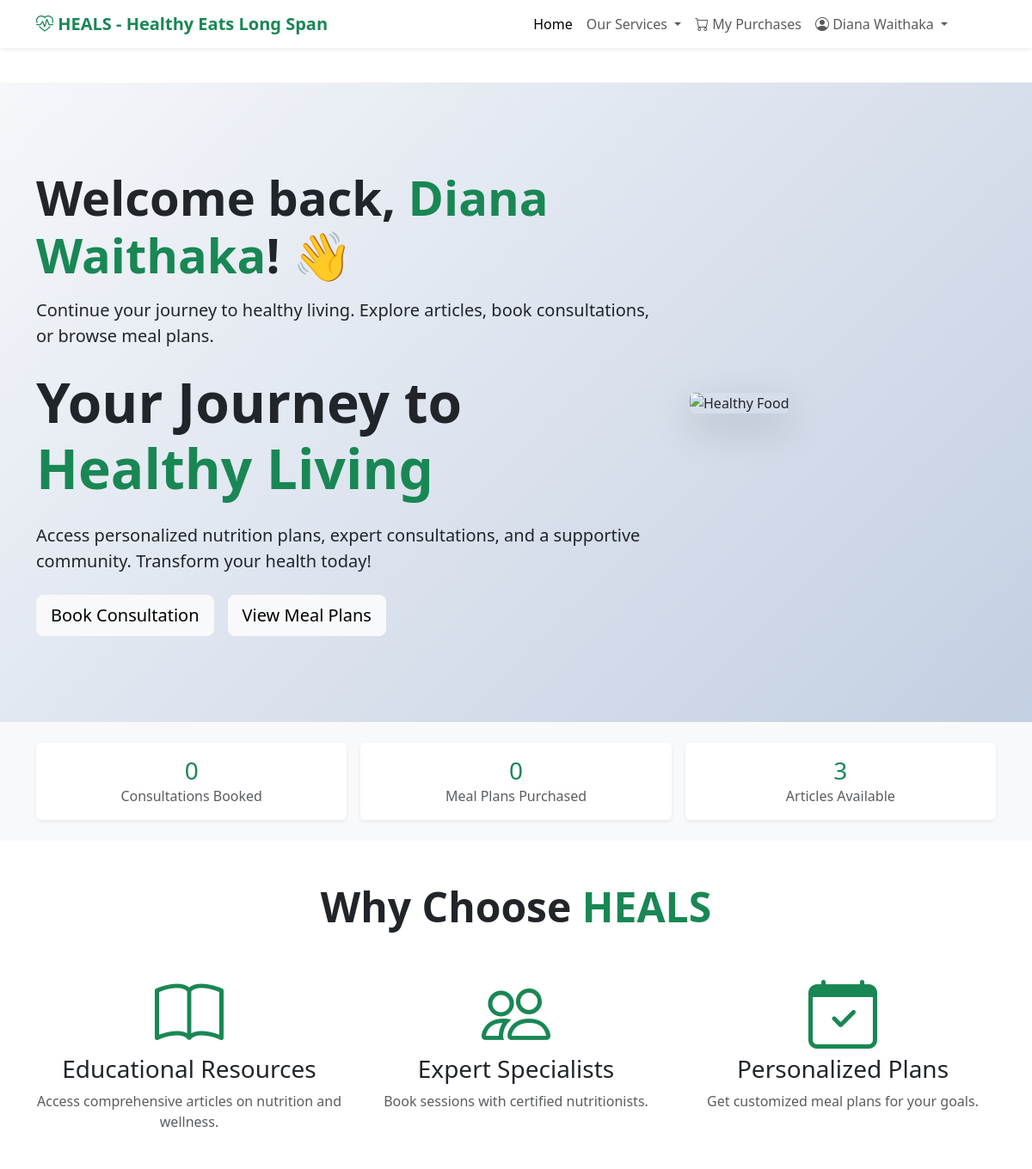
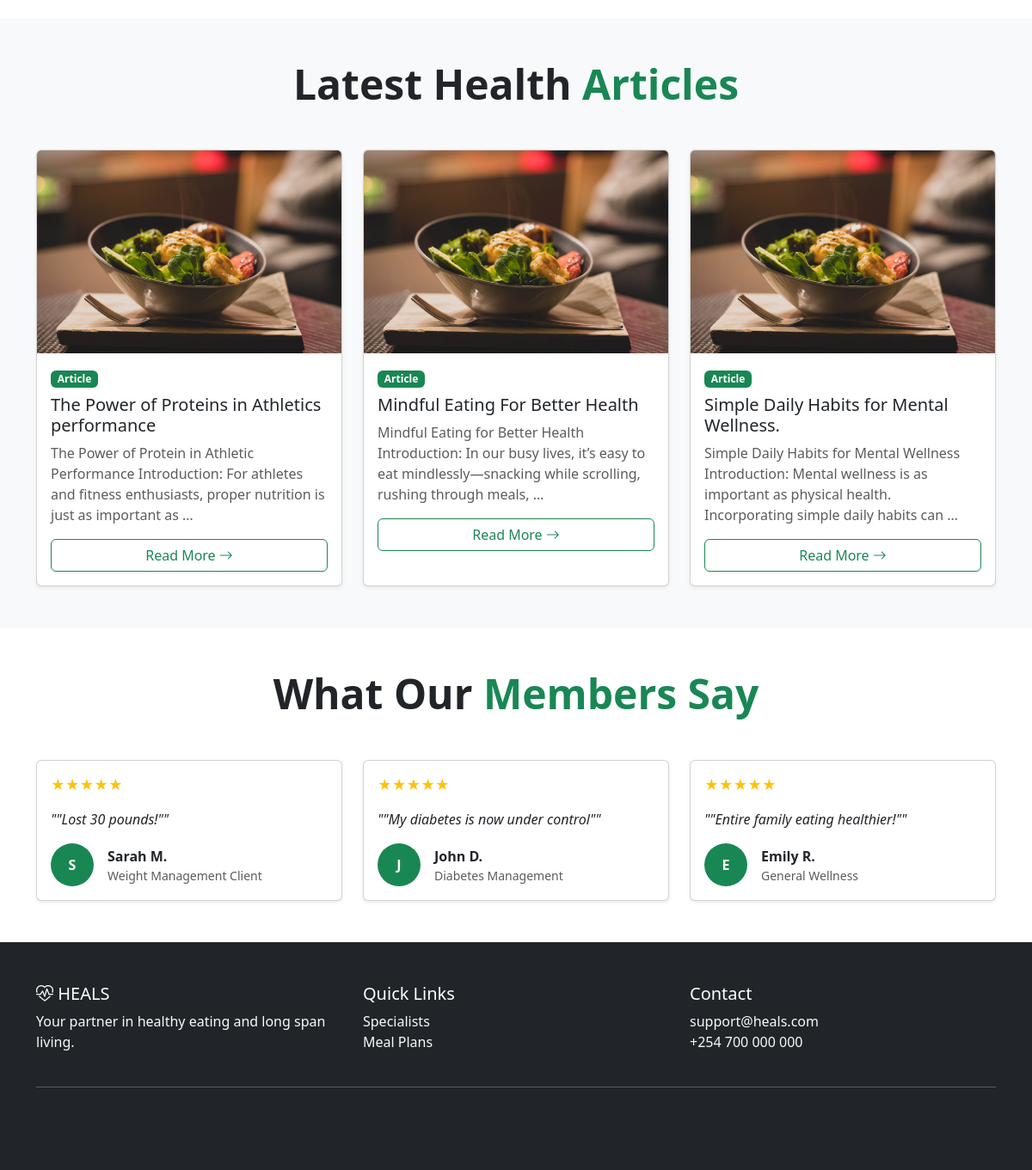
Screenshot of / (signed in) with the database file from the repository (2 pictures, top to bottom).
### core/models.py (models this page shows, shortened)
class Article(models.Model):
    title = models.CharField(max_length=200)
    content = models.TextField()
    category = models.CharField(max_length=100)
    image = models.ImageField(upload_to='articles/', null=True, blank=True)
    created_at = models.DateTimeField(auto_now_add=True)

class Testimonial(models.Model):
    name = models.CharField(max_length=200)
    role = models.CharField(max_length=200)
    content = models.TextField()
    rating = models.IntegerField(default=5)
    photo = models.ImageField(upload_to='testimonials/', null=True, blank=True)

### core/views.py (the view)
# urls.py: path('', views.home, name='home'),
def home(request):
    if not request.user.is_authenticated:
        return redirect('login')
    context = {
        'articles': Article.objects.all()[:6],
        'testimonials': Testimonial.objects.all()[:3],
        'user_bookings_count': 0,    # Will always show 0 initially
        'user_purchases_count': 0,   # Will always show 0 initially
        'total_articles': Article.objects.count(),  # Real count of articles
    }
    return render(request, 'home_authenticated.html', context)

### core/templates/home_authenticated.html (shortened to what this page needs)
<!DOCTYPE html>
{% load static %}
<html lang="en">
<head>
    <link href="https://cdn.jsdelivr.net/npm/bootstrap@5.3.2/dist/css/bootstrap.min.css" rel="stylesheet">
    <link rel="stylesheet" href="https://cdn.jsdelivr.net/npm/bootstrap-icons@1.11.1/font/bootstrap-icons.css">
</head>
<body>
    <nav class="navbar navbar-expand-lg navbar-light bg-white shadow-sm sticky-top">
        <div class="container">
            <a class="navbar-brand fw-bold text-success" href="{% url 'home' %}">
                <i class="bi bi-heart-pulse"></i> HEALS - Healthy Eats Long Span
            </a>
            <div class="collapse navbar-collapse" id="navbarNav">
                <ul class="navbar-nav ms-auto me-5">
                    <li class="nav-item"><a class="nav-link active" href="{% url 'home' %}">Home</a></li>
                    <li class="nav-item dropdown">
                        <a class="nav-link dropdown-toggle" href="#" id="servicesDropdown" role="button" data-bs-toggle="dropdown">
                            Our Services
                        </a>
                    </li>
                    <li class="nav-item"><a class="nav-link" href="{% url 'my_purchases' %}"><i class="bi bi-cart"></i> My Purchases</a></li>
                    <li class="nav-item dropdown">
                        <a class="nav-link dropdown-toggle" href="#" id="userDropdown" role="button" data-bs-toggle="dropdown">
                            <i class="bi bi-person-circle"></i> {{ user.get_full_name|default:user.username }}
                        </a>
                    </li>
                </ul>
            </div>
        </div>
    </nav>
    <section class="hero-section">
        <div class="container">
            <div class="row align-items-center">
                <div class="col-lg-8">
                    <h1 class="display-4 fw-bold mb-3">Welcome back, <strong class="text-success">{{ user.get_full_name|default:user.username }}</strong>! 👋</h1>
                    <p class="lead mb-4">Continue your journey to healthy living. Explore articles, book consultations, or browse meal plans.</p>
                    <h1 class="display-3 fw-bold mb-4">Your Journey to <span class="text-success">Healthy Living</span></h1>
                    <p class="lead mb-4">Access personalized nutrition plans, expert consultations, and a supportive community. Transform your health today!</p>
                    <div class="d-flex gap-3">
                        <a href="{% url 'specialists' %}" class="btn btn-light btn-lg">Book Consultation</a>
                        <a href="{% url 'meal_plans' %}" class="btn btn-light btn-lg">View Meal Plans</a>
                    </div>
                </div>
                <div class="col-lg-4">
                    <img src="https://images.unsplash.com/photo-1490645935967-10de6ba17061?w=600&h=400&fit=crop" class="img-fluid rounded shadow-lg" style="width: 750px; height: 400px;" alt="Healthy Food">
                </div>
            </div>
        </div>
    </section>
<section class="py-4 bg-light">
    <div class="container">
        <div class="row g-3">
            <div class="col-md-4">
                <div class="card border-0 shadow-sm text-center p-3">
                    <h3 class="text-success mb-0">{{ user_bookings_count }}</h3>
                    <p class="text-muted mb-0">Consultations Booked</p>
                </div>
            </div>
            <div class="col-md-4">
                <div class="card border-0 shadow-sm text-center p-3">
                    <h3 class="text-success mb-0">{{ user_purchases_count }}</h3>
                    <p class="text-muted mb-0">Meal Plans Purchased</p>
                </div>
            </div>
            <div class="col-md-4">
                <div class="card border-0 shadow-sm text-center p-3">
                    <h3 class="text-success mb-0">{{ total_articles }}</h3>
                    <p class="text-muted mb-0">Articles Available</p>
                </div>
            </div>
        </div>
    </div>
</section>
    <section class="py-5">
        <div class="container">
            <h2 class="text-center display-5 fw-bold mb-5">Why Choose <span class="text-success">HEALS</span></h2>
            <div class="row g-4">
                <div class="col-md-4 text-center">
                    <i class="bi bi-book display-1 text-success mb-3"></i>
                    <h3>Educational Resources</h3>
                    <p class="text-muted">Access comprehensive articles on nutrition and wellness.</p>
                </div>
                <div class="col-md-4 text-center">
                    <i class="bi bi-people display-1 text-success mb-3"></i>
                    <h3>Expert Specialists</h3>
                    <p class="text-muted">Book sessions with certified nutritionists.</p>
                </div>
                <div class="col-md-4 text-center">
                    <i class="bi bi-calendar-check display-1 text-success mb-3"></i>
                    <h3>Personalized Plans</h3>
                    <p class="text-muted">Get customized meal plans for your goals.</p>
                </div>
            </div>
        </div>
    </section>
    <section class="py-5 bg-light">
        <div class="container">
            <h2 class="text-center display-5 fw-bold mb-5">Latest Health <span class="text-success">Articles</span></h2>
            <div class="row g-4">
                {% for article in articles %}
                <div class="col-md-4">
                    <div class="card h-100 shadow-sm">
                        <img src="{% static 'images/mind.jpg' %}" class="card-img-top" alt="{{ article.title }}">
                        <div class="card-body">
                            <span class="badge bg-success mb-2">{{ article.category }}</span>
                            <h5 class="card-title">{{ article.title }}</h5>
                            <p class="card-text text-muted">{{ article.content|truncatewords:20 }}</p>
                            <button class="btn btn-outline-success w-100" data-bs-toggle="modal" data-bs-target="#articleModal{{ article.pk }}">
                                Read More <i class="bi bi-arrow-right"></i>
                            </button>
                        </div>
                    </div>
                </div>
                {% empty %}
                <div class="col-12 text-center">
                    <p class="text-muted">No articles available yet.</p>
                </div>
                {% endfor %}
            </div>
        </div>
    </section>
    <section class="py-5">
        <div class="container">
            <h2 class="text-center display-5 fw-bold mb-5">What Our <span class="text-success">Members Say</span></h2>
            <div class="row g-4">
                {% for testimonial in testimonials %}
                <div class="col-md-4">
                    <div class="card h-100 shadow-sm">
                        <div class="card-body">
                            <div class="text-warning mb-3">★★★★★</div>
                            <p class="fst-italic">"{{ testimonial.content }}"</p>
                            <div class="d-flex align-items-center mt-3">
                                <div class="rounded-circle bg-success text-white d-flex align-items-center justify-content-center me-3" style="width:50px;height:50px">
                                    <span class="fw-bold">{{ testimonial.name|slice:":1" }}</span>
                                </div>
                                <div>
                                    <p class="fw-bold mb-0">{{ testimonial.name }}</p>
                                    <p class="text-muted small mb-0">{{ testimonial.role }}</p>
                                </div>
                            </div>
                        </div>
                    </div>
                </div>
                {% endfor %}
            </div>
        </div>
    </section>
    <footer class="bg-dark text-white py-5">
        <div class="container">
            <div class="row">
                <div class="col-md-4">
                    <h5><i class="bi bi-heart-pulse"></i> HEALS</h5>
                    <p class="text-light">Your partner in healthy eating and long span living.</p>
                </div>
                <div class="col-md-4">
                    <h5>Quick Links</h5>
                    <ul class="list-unstyled">
                        <li><a href="{% url 'specialists' %}" class="text-light text-decoration-none">Specialists</a></li>
                        <li><a href="{% url 'meal_plans' %}" class="text-light text-decoration-none">Meal Plans</a></li>
                    </ul>
                </div>
                <div class="col-md-4">
                    <h5>Contact</h5>
                    <p class="text-light">support@heals.com<br>+254 700 000 000</p>
                </div>
            </div>
            <hr class="my-4">
            <p class="text-center text-muted mb-0">&copy; 2024 HEALS. All rights reserved.</p>
        </div>
    </footer>
</body>
</html>

### core/templates/home_authenticated.html (style rules this page uses)
.hero-section { background: linear-gradient(135deg, #f5f7fa 0%, #c3cfe2 100%); padding: 100px 0; margin-top: 40px; }
.card { transition: transform 0.3s; }

### rows the page displays
Article: category "Article", title "The Power of Proteins in Athletics performance", content "The Power of Protein in Athletic Performance Introduction: For athletes and fitness enthusiasts, proper nutrition is just as important as …"
Article: category "Article", title "Mindful Eating For Better Health", content "Mindful Eating for Better Health Introduction: In our busy lives, it’s easy to eat mindlessly—snacking while scrolling, rushing through meals, …"
Article: category "Article", title "Simple Daily Habits for Mental Wellness.", content "Simple Daily Habits for Mental Wellness Introduction: Mental wellness is as important as physical health. Incorporating simple daily habits can …"
Testimonial: content "\"Lost 30 pounds!\"", name "S", name "Sarah M.", role "Weight Management Client"
Testimonial: content "\"My diabetes is now under control\"", name "J", name "John D.", role "Diabetes Management"
Testimonial: content "\"Entire family eating healthier!\"", name "E", name "Emily R.", role "General Wellness"

### other values shown
{{ user.get_full_name|default:user.username }} "Diana Waithaka"
{{ user_bookings_count }} "0"
{{ user_purchases_count }} "0"
{{ total_articles }} "3"
